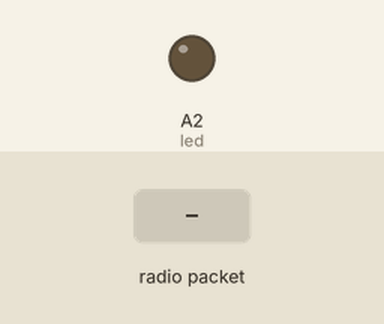
Recording of a sketch running on a simulated Arduino Uno, built with avr-gcc and run on an emulated ATmega328P. On the bench: output pins drawn as LEDs (lit = HIGH). The inputs (shaded band) are chosen by the test bench. No radio packets arrive unless stated; not simulated (calls return 0 or success): credentials.h.

Above: at 1.2 s.
1.3 s: radio packet "1" arrives
At 1.38 s:
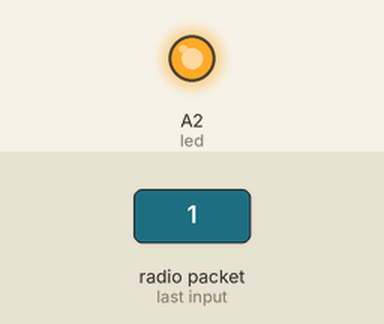
Timing chart, 0 to 4.3 s (numbered marks = the images above; inputs shaded):
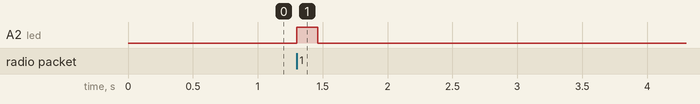

The sketch:

LoRa_Simple_Server_Yun.ino
```cpp
#include "credentials.h"
/*
  LoRa Simple Yun Server :
  Support Devices: LG01.

  Example sketch showing how to create a simple messageing server,
  with the RH_RF95 class. RH_RF95 class does not provide for addressing or
  reliability, so you should only use RH_RF95 if you do not need the higher
  level messaging abilities.

  It is designed to work with the other example LoRa Simple Client

  User need to use the modified RadioHead library from:
  https://github.com/dragino/RadioHead

  modified 16 11 2016
  by Edwin Chen <support@dragino.com>
  Dragino Technology Co., Limited
*/
//If you use Dragino IoT Mesh Firmware, uncomment below lines.
//For product: LG01.
#define BAUDRATE 115200

//If you use Dragino Yun Mesh Firmware , uncomment below lines.
//#define BAUDRATE 250000

//#include <Console.h>
#include <SPI.h>
#include <RH_RF95.h>

// Singleton instance of the radio driver
RH_RF95 rf95;

int state=0;
int hum=0;
int temp = 0;
int led = A2;
int tick=0;
float frequency = 915.0;

void setup()
{
  pinMode(led, OUTPUT);
 // Bridge.begin(BAUDRATE);
 // Console.begin();
 // while (!Console) ; // Wait for console port to be available
 // Console.println("Start LoRa Sketch");
  if (!rf95.init())
  //  Console.println("init failed");
  // Setup ISM frequency
  rf95.setFrequency(frequency);
  // Setup Power,dBm
  rf95.setTxPower(13);

  // Setup Spreading Factor (6 ~ 12)
  rf95.setSpreadingFactor(7);

  // Setup BandWidth, option: 7800,10400,15600,20800,31200,41700,62500,125000,250000,500000
  rf95.setSignalBandwidth(125000);

  // Setup Coding Rate:5(4/5),6(4/6),7(4/7),8(4/8)
  rf95.setCodingRate4(5);

 // Console.print("Listening on frequency: ");
 // Console.println(frequency);
}

void loop()
{
  if (rf95.available())
  {
    // Should be a message for us now
    uint8_t buf[RH_RF95_MAX_MESSAGE_LEN];
    uint8_t len = sizeof(buf);
    if (rf95.recv(buf, &len))
    {
      digitalWrite(led, HIGH);
      RH_RF95::printBuffer("request: ", buf, len);
    //  Console.print("got request: ");
    //  Console.println((char*)buf);
    //  Console.print("RSSI: ");
    //  Console.println(rf95.lastRssi(), DEC);

    hum = (buf[0] <<24) + (buf[1]<<16) + (buf[2]<<8) + buf[3] ;
    temp = (buf[4] <<24) + (buf[5]<<16) + (buf[6]<<8) + buf[7] ;

      delay(100);
      // Send a reply
      //uint8_t data[] = "And hello back to you";
      //rf95.send(buf, len);
      rf95.send(buf, sizeof(buf));
      rf95.waitPacketSent();
     // Console.println("Sent a reply");
      digitalWrite(led, LOW);
    }
    else
    {
   //   Console.println("recv failed");
    }
  }
  else
  {
tick++;
if (tick == 1000000)
            {
  tick=0;
 // Console.print(".");
 // digitalWrite(led, (state) ? HIGH : LOW);
 // state = !state;
//  digitalWrite(led, TOGGLE);   // turn the HEART_LED on (HIGH is the voltage level)
//  delay(1000);              // wait for a second
//  digitalWrite(led, LOW);    // turn the HEART_LED off by making the voltage LOW
//  delay(1000);              // wait for a second
            }
  }


}
```

Measured:
- after the input at 1.3 s, A2 (led): LOW → HIGH at once, → LOW 0.16 s later
